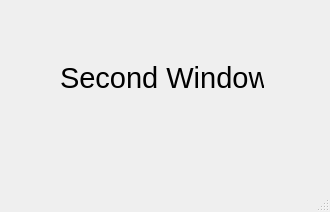
<?xml version="1.0" encoding="UTF-8"?>
<ui version="4.0">
 <class>SecondWindow</class>
 <widget class="QMainWindow" name="SecondWindow">
  <property name="geometry">
   <rect>
    <x>0</x>
    <y>0</y>
    <width>330</width>
    <height>212</height>
   </rect>
  </property>
  <property name="windowTitle">
   <string>MainWindow</string>
  </property>
  <widget class="QWidget" name="centralwidget">
   <widget class="QLabel" name="label">
    <property name="geometry">
     <rect>
      <x>60</x>
      <y>60</y>
      <width>204</width>
      <height>35</height>
     </rect>
    </property>
    <property name="font">
     <font>
      <pointsize>22</pointsize>
      <weight>50</weight>
      <bold>false</bold>
     </font>
    </property>
    <property name="text">
     <string>Second Window</string>
    </property>
   </widget>
  </widget>
  <widget class="QMenuBar" name="menubar">
   <property name="geometry">
    <rect>
     <x>0</x>
     <y>0</y>
     <width>330</width>
     <height>26</height>
    </rect>
   </property>
  </widget>
  <widget class="QStatusBar" name="statusbar"/>
 </widget>
 <resources/>
 <connections/>
</ui>
